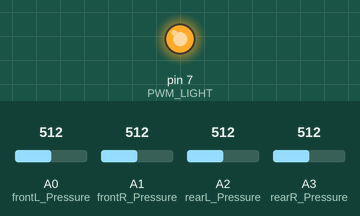
A sketch run on a simulated Arduino Uno, built with avr-gcc and run on an emulated ATmega328P. On the bench: output pins drawn as LEDs (lit = HIGH). Inputs (shaded band) come from the test bench; at power-on: A2 (rearL_Pressure) = 512, A0 (frontL_Pressure) = 512, A1 (frontR_Pressure) = 512, A3 (rearR_Pressure) = 512.

Above: at 1.2 s.
1.3 s: A2 (rearL_Pressure) set to 203
2.8 s: A2 (rearL_Pressure) set to 175
At 3.3 s:
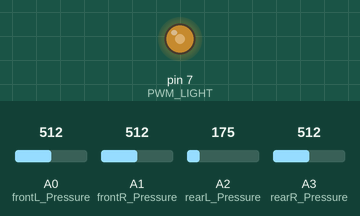
4.3 s: A2 (rearL_Pressure) set to 155
At 5.7 s:
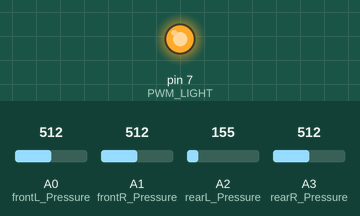
Timing chart, 0 to 7.3 s (numbered marks = the images above; inputs shaded):
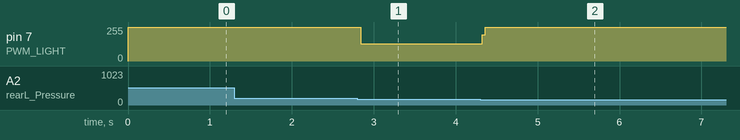

Measured:
- the behaviour switches between 185 and 184 on A2 (rearL_Pressure) (found by bisection; images 0 and 1)
- after the input at 1.3 s, every drawn part: stays the same
- after the input at 2.8 s, pin 7 (PWM_LIGHT): 255/255 → 128/255 at once
- after the input at 4.3 s, pin 7 (PWM_LIGHT): 128/255 → 255/255 at once

The sketch:

TyrePressureMonitor.ino
```cpp
#define INIT_STATE 0
#define LightOn_STATE 1
#define LightOff_STATE 2

#define frontL_Pressure A0
#define frontR_Pressure A1
#define rearL_Pressure A2
#define rearR_Pressure A3
#define PWM_LIGHT 7

#define Light_ON 255
#define Light_OFF 0

int frontR;
int frontL;
int rearR;
int rearL;
int currentState = 0;

void setup()
{
  currentState = INIT_STATE;

  pinMode(PWM_LIGHT, OUTPUT);
  pinMode(frontL_Pressure, INPUT );
  pinMode(frontR_Pressure, INPUT );
  pinMode(rearL_Pressure, INPUT );
  pinMode(rearR_Pressure, INPUT );
  Serial.begin(9600);

  currentState = LightOn_STATE;

}

void loop()
{
  if (currentState == LightOn_STATE){
    frontR = analogRead(frontR_Pressure);
    frontL = analogRead(frontL_Pressure);
    rearR = analogRead(rearR_Pressure);
    rearL = analogRead(rearL_Pressure);
    analogWrite(PWM_LIGHT,Light_ON);

    if ((frontR && frontL && rearR && rearL < 185)
        && (frontR && frontL && rearR && rearL > 165)) {

      analogWrite(PWM_LIGHT,Light_OFF);
      currentState = LightOff_STATE;
    }
  }

  if (currentState == LightOff_STATE){
    frontR = analogRead(frontR_Pressure);
    frontL = analogRead(frontL_Pressure);
    rearR = analogRead(rearR_Pressure);
    rearL = analogRead(rearL_Pressure);
    analogWrite(PWM_LIGHT,Light_OFF);

     if ((frontR || frontL || rearR || rearL > 185)
        || (frontR || frontL || rearR || rearL < 165)) {

      analogWrite(PWM_LIGHT,Light_ON);
      currentState = LightOn_STATE;
    }
  }
}
```
